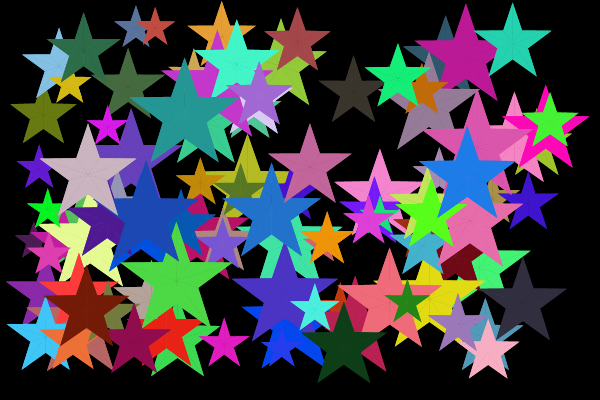
Frame 1 (no input)
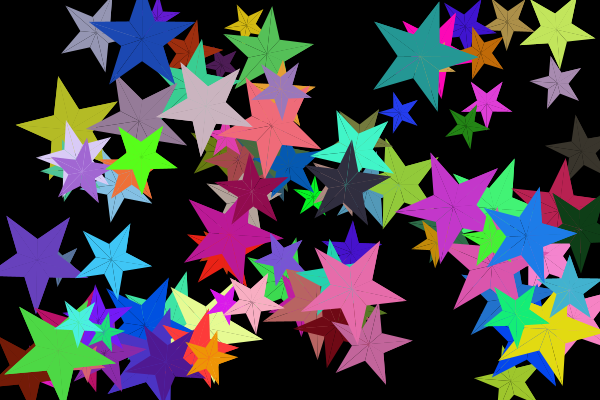
Frame 60 (the mouse pressed at the canvas centre just before this capture)
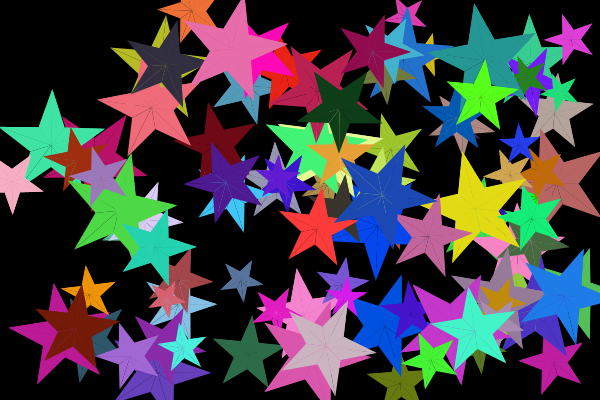
Frame 120 (the mouse held since frame 60 and released just before this capture)

The Processing sketch that drew these frames (run headless with seeded random() and noise(); from frame 60 on, the mouse is pressed at the canvas centre):

// Processing sketch: hw12_01
// ── hw12_01.pde
int Num = 100;
Ball[] Ball;
Star[] Star;

void setup() {
  size (600,400);
  fill(255, 0, 0);  
  Star = new Star[Num];
  for (int i=0; i<Num; i+=1) {
    int d = int(random(20, 60));
    float x = random(d,width-d);
    float y = random(d,height-d);

    int r = int(random(0,255)); 
    int g = int(random(0,255)); 
    int b = int(random(0,255)); 

    int vx = int(random(-5,5));
    if (vx == 0) {
      vx = int(random(10,15));
    } 
    int vy = int(random(-5,5));
    if (vy == 0) {
      vy = int(random(10,15));
    }

    Star[i] = new Star(d,x,y,vx,vy,r,g,b);
  }
}

void draw() {
  background(0);

  for (int i=0; i<Num; i+=1) {
    float r_v = random(PI/60, PI/6);
    Star[i].draw();
    Star[i].move();
    Star[i].rotation(r_v);
  }
}

class Ball{
  int d;
  float x;
  float y;
  int vx;
  int vy;
  int r,g,b;

  Ball (){};
  Ball (int ball_d, float ball_x, float ball_y, int ball_vx, int ball_vy, int ball_r, int ball_g, int ball_b) {
    set_size(ball_d);
    set_position(ball_x, ball_y);
    set_speed(ball_vx, ball_vy);
    set_color(ball_r, ball_g, ball_b);
  }

  public void set_size(int d) {
    this.d = d;
  }

  public void set_position(float x, float y) {
    this.x = x;
    this.y = y;
  }

  public void set_speed(int vx, int vy) {
    this.vx = vx;
    this.vy = vy;
  } 

  public void set_color(int r, int g, int b) {
    this.r = r;
    this.g = g;
    this.b = b;
  }
  
  void draw() {
    fill(r,g,b);
    ellipse(x,y,d,d);
  }


  public void move() {
    x += vx;
    y += vy;
    
    if(x > width - d/2 || x < d/2) {
      vx *= -1;
    }
    if (y > height - d/2 || y < d/2) {
      vy *= -1;
    }
  }
}

class Star extends Ball{
  float t_0 = 3*PI/10;  

  Star (int Star_d, float Star_x, float Star_y, int Star_vx, int Star_vy, int Star_r, int Star_g, int Star_b) {
    set_size(Star_d);
    set_position(Star_x, Star_y);
    set_speed(Star_vx, Star_vy);
    set_color(Star_r, Star_g, Star_b);
  }

  void draw() {
    fill(r,g,b);
    noStroke();
    float R = d;
    int r = 2*d/5;
    for (float t=t_0; t<=4*PI; t+=2*PI/5) {
      float a = x + R * cos(t);
      float b = y + R * sin(t);
      float c = x + r * cos(t+PI/5);
      float d = y + r * sin(t+PI/5);
      float e = x + R * cos(t+2*PI/5);
      float f = y + R * sin(t+2*PI/5);
      triangle(a,b,c,d,x,y);
      triangle(c,d,e,f,x,y);
    }
  }

  public void rotation(float r_v) {
    t_0 += r_v;

    if(t_0 > 2*PI) {
      t_0 = 0;
    }
  }

}
